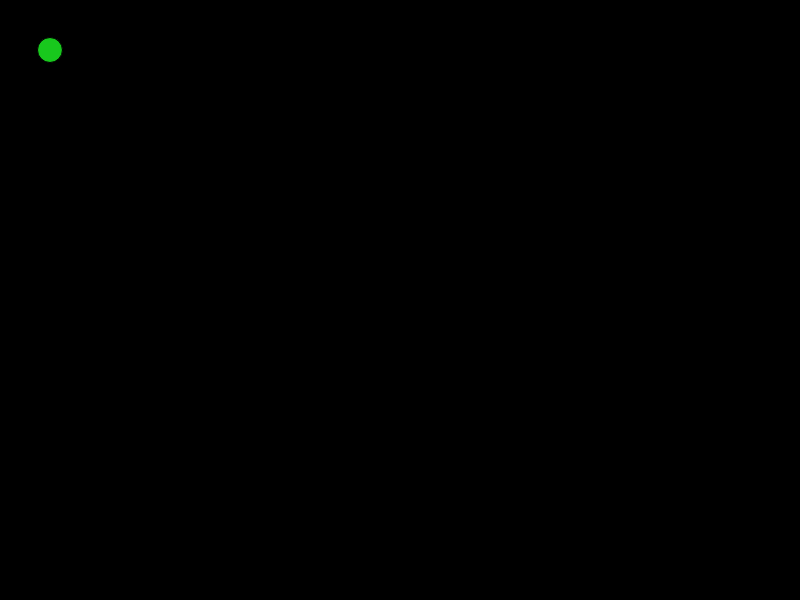
Frame 1 (no input)
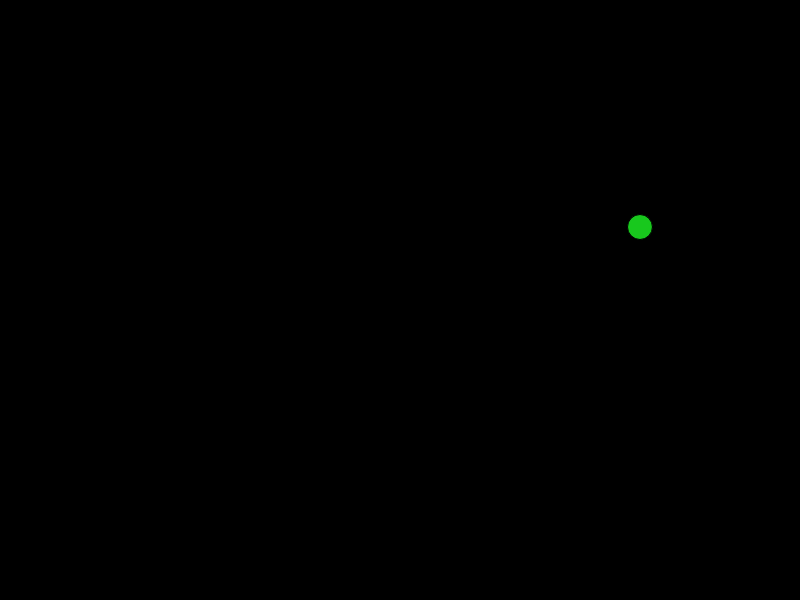
Frame 60 (no input)
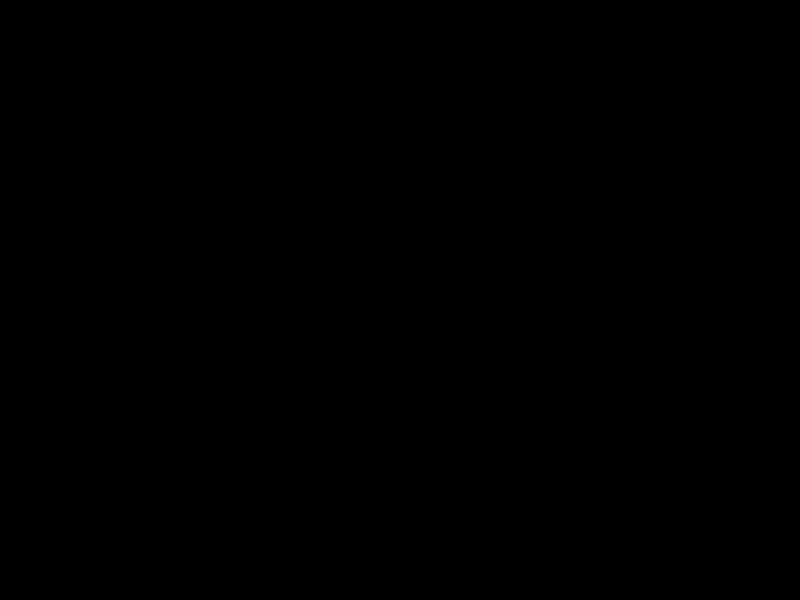
Frame 120 (the mouse pressed at the canvas centre since frame 60)

The p5.js sketch that drew these frames (run headless with seeded random() and noise() and a simulated clock; from frame 60 on, the mouse is pressed at the canvas centre):

// p5.js sketch
// ── sketch.js
var x = 50;
    var y = 50;
    var diameter = 25;
    function setup()
    {
        createCanvas(800,600);
    }
    function draw()
    {
        background(0);
        fill(24,200,29);
        circle(x,y,diameter);
        x += 10;
        y += 3;
    
    }
